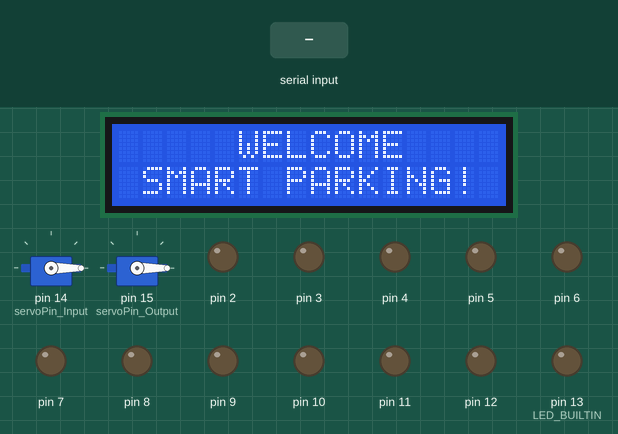
A sketch run on a simulated Arduino Uno, built with avr-gcc and run on an emulated ATmega328P. Parts: 16×2 character LCD, 2 × servo, output pins drawn as LEDs (lit = HIGH). The test bench sets the inputs (shaded band). What the sketch prints to the serial monitor is not drawn.

Above: at 2.3 s.
2.4 s: byte 20 (20) received over Serial
At 5.1 s:
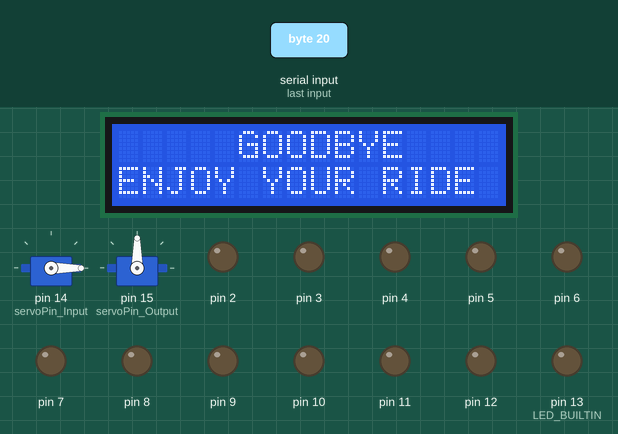
5.4 s: byte 21 (21) received over Serial
At 8.1 s:
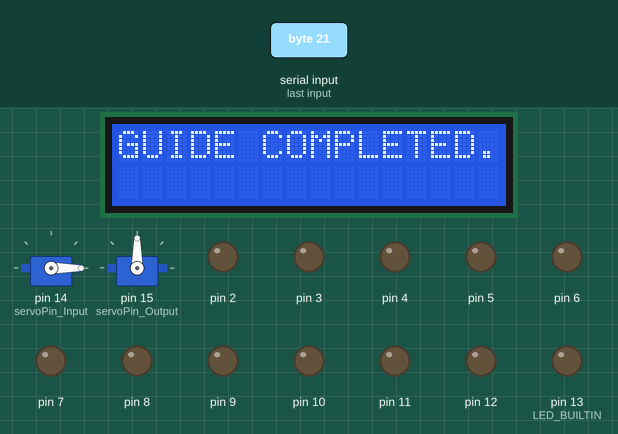
8.4 s: byte 22 (22) received over Serial
At 10.7 s:
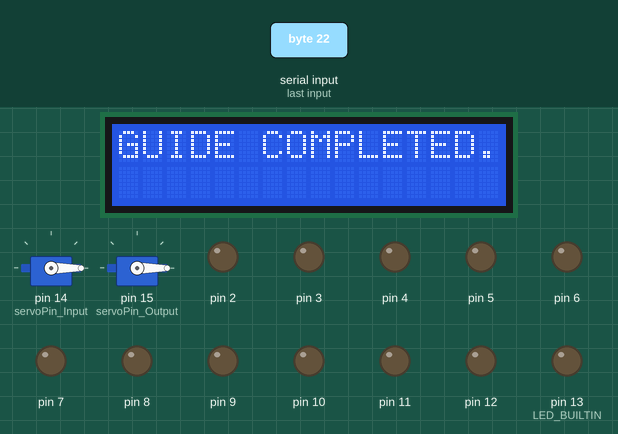
Timing chart, 0 to 12.2 s (numbered marks = the images above; inputs shaded):
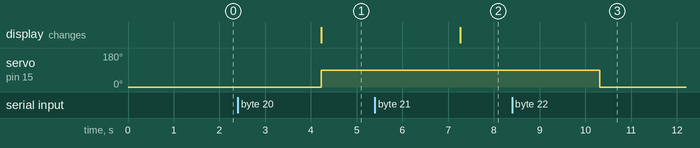

The sketch:

systems.ino
```cpp
#include <Wire.h>
#include <LiquidCrystal_I2C.h>
#include <Servo.h>

int servoPin_Input = 14;
int servoPin_Output = 15;
Servo servo_Input;
Servo servo_Output;
LiquidCrystal_I2C lcd(0x27, 16, 2);

int startbyte;
int slot;
void setup() {
  // put your setup code here, to run once:
  lcd.init();
  lcd.begin(16,2);
  lcd.backlight();
  lcd.clear();
  // Change this Digital output
  pinMode(1, OUTPUT);
  pinMode(2, OUTPUT);
  pinMode(3, OUTPUT);
  pinMode(4, OUTPUT);
  pinMode(5, OUTPUT);
  pinMode(6, OUTPUT);
  pinMode(7, OUTPUT);
  pinMode(8, OUTPUT);
  pinMode(9, OUTPUT);
  pinMode(10, OUTPUT);
  pinMode(11, OUTPUT);
  pinMode(12, OUTPUT);
  pinMode(LED_BUILTIN, OUTPUT);
  servo_Input.attach(servoPin_Input);
  servo_Output.attach(servoPin_Output);
  Serial.begin(9600);
  lcd.setCursor(5,0);
  lcd.print("WELCOME");
  lcd.setCursor(1,1);
  lcd.print("SMART PARKING!");
  servo_Input.write(0);
  servo_Output.write(0);
  delay(1000);
}

void loop() {
  // Wait for serial input (min 3 bytes in buffer)
  lcd.clear();
  lcd.setCursor(5,0);
  lcd.print("WELCOME");
  lcd.setCursor(1,1);
  lcd.print("SMART PARKING!");
  if (Serial.available() > 0) {
    // Read the first byte
    slot = Serial.read();
    if (slot < 13) {
      digitalWrite(LED_BUILTIN, HIGH);
      digitalWrite(slot, HIGH);
      String message = String("Activate guild to slot "+String(slot));
      lcd.clear();
      lcd.setCursor(5,0);
      lcd.print("ACTIVATE");
      lcd.setCursor(0,1);
      lcd.print("GUIDE TO SLOT "+String(slot)+".");
      Serial.println(message);
      servo_Input.write(90);
    }//startbyte ok
    // open gate to get car in
    else if (slot==20){
      digitalWrite(LED_BUILTIN, LOW);
      String message = String("Activated exit gate");
      lcd.clear();
      lcd.setCursor(5,0);
      lcd.print("GOODBYE");
      lcd.setCursor(0,1);
      lcd.print("ENJOY YOUR RIDE");
      Serial.println(message);
      servo_Output.write(90);
    }
    // process completed to get vehicle input
    else if (slot==21){
      digitalWrite(slot, LOW);
      for( int i=0; i<13; i++){
          digitalWrite(i, LOW);
        }
      servo_Input.write(0);
      String message = String("Process Completed");
      lcd.clear();
      lcd.setCursor(0,0);
      lcd.print("GUIDE COMPLETED.");
      Serial.println(message);
      digitalWrite(LED_BUILTIN, LOW);
    }
    // process completed to get vehicle out
    else if (slot==22){
      digitalWrite(slot, LOW);
      for( int i=0; i<13; i++){
          digitalWrite(i, LOW);
        }
      servo_Output.write(0);
      String message = String("Process Completed");
      lcd.clear();
      lcd.setCursor(0,0);
      lcd.print("GUIDE COMPLETED.");
      Serial.println(message);
      digitalWrite(LED_BUILTIN, LOW);
    }
  }//serial avail
  delay(3000);
}//loop
```

Measured:
- after the input at 2.4 s, servo on pin 15 (servoPin_Output): 0° → 90° after 1.8 s; the display: changes after 1.8 s (image 1)
- after the input at 5.4 s, the display: changes after 1.9 s (image 2)
- after the input at 8.4 s, servo on pin 15 (servoPin_Output): 90° → 0° after 1.9 s
